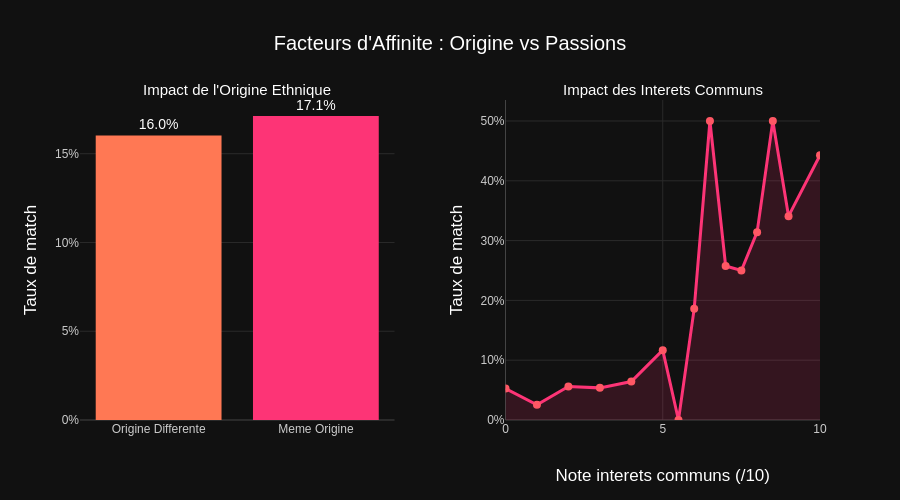

Notebook code cell kept with this figure:
### Markdown cell above
## 6. Origine vs Passions : levier d'affinité

Faut-il se ressembler pour s'assembler ? On teste deux hypothèses :
1. L'homogamie sociale (même origine ethnique).
2. L'affinité culturelle (intérêts communs).

### Code cell
# Taux de match selon l'origine ethnique
race_impact = df_clean.groupby('samerace')['match'].mean().reset_index()
race_impact['samerace'] = race_impact['samerace'].replace(
    {0: 'Origine Differente', 1: 'Meme Origine'}
)

# Taux de match selon la note d'interets communs
interest_impact = df_clean.groupby('shar')['match'].mean().reset_index()

fig = make_subplots(
    rows=1, cols=2,
    subplot_titles=(
        "Impact de l'Origine Ethnique",
        'Impact des Interets Communs'
    ),
    specs=[[{'type': 'bar'}, {'type': 'scatter'}]],
    horizontal_spacing=0.15
)

# Barres : origine ethnique
fig.add_trace(go.Bar(
    x=race_impact['samerace'], y=race_impact['match'],
    marker_color=[TINDER_ORANGE, TINDER_PINK],
    text=[f'{v:.1%}' for v in race_impact['match']],
    textposition='outside',
    textfont=dict(color='white', size=14)
), row=1, col=1)

# Courbe : interets communs
fig.add_trace(go.Scatter(
    x=interest_impact['shar'], y=interest_impact['match'],
    mode='lines+markers', fill='tozeroy',
    line=dict(color=TINDER_PINK, width=3),
    marker=dict(size=8, color=TINDER_RED),
    fillcolor='rgba(253,52,118,0.15)'
), row=1, col=2)

fig.update_layout(
    showlegend=False,
    title_text="Facteurs d'Affinite : Origine vs Passions",
    height=500
)
fig.update_yaxes(
    title_text='Taux de match', tickformat='.0%', row=1, col=1
)
fig.update_yaxes(
    title_text='Taux de match', tickformat='.0%', row=1, col=2
)
fig.update_xaxes(
    title_text='Note interets communs (/10)', row=1, col=2
)

for annotation in fig.layout.annotations:
    annotation.font = dict(size=15, color='white')

fig.show()

### Figure 1 — Plotly figure (JSON) as saved in the notebook; plotly's stock layout.template omitted (floating-point values rounded to 4 significant figures)
{"data": [{"marker": {"color": ["#FF7854", "#FD3476"]}, "text": ["16.0%", "17.1%"], "textfont": {"color": "white", "size": 14}, "textposition": "outside", "type": "bar", "x": ["Origine Differente", "Meme Origine"], "xaxis": "x", "y": [0.1603, 0.1712], "yaxis": "y"}, {"fill": "tozeroy", "fillcolor": "rgba(253,52,118,0.15)", "line": {"color": "#FD3476", "width": 3}, "marker": {"color": "#FE5764", "size": 8}, "mode": "lines+markers", "type": "scatter", "x": [0.0, 1.0, 2.0, 3.0, 4.0, 5.0, 5.5, 6.0, 6.5, 7.0, 7.5, 8.0, 8.5, 9.0, 10.0], "xaxis": "x2", "y": [0.05263, 0.02532, 0.05613, 0.05373, 0.0643, 0.1168, 0.0, 0.1862, 0.5, 0.2575, 0.25, 0.3141, 0.5, 0.3408, 0.4427], "yaxis": "y2"}], "layout": {"annotations": [{"font": {"color": "white", "size": 15}, "showarrow": false, "text": "Impact de l'Origine Ethnique", "x": 0.2125, "xanchor": "center", "xref": "paper", "y": 1, "yanchor": "bottom", "yref": "paper"}, {"font": {"color": "white", "size": 15}, "showarrow": false, "text": "Impact des Interets Communs", "x": 0.7875, "xanchor": "center", "xref": "paper", "y": 1, "yanchor": "bottom", "yref": "paper"}], "height": 500, "showlegend": false, "title": {"text": "Facteurs d'Affinite : Origine vs Passions"}, "xaxis": {"anchor": "y", "domain": [0, 0.425]}, "xaxis2": {"anchor": "y2", "domain": [0.575, 1], "title": {"text": "Note interets communs (/10)"}}, "yaxis": {"anchor": "x", "domain": [0, 1], "tickformat": ".0%", "title": {"text": "Taux de match"}}, "yaxis2": {"anchor": "x2", "domain": [0, 1], "tickformat": ".0%", "title": {"text": "Taux de match"}}}}
